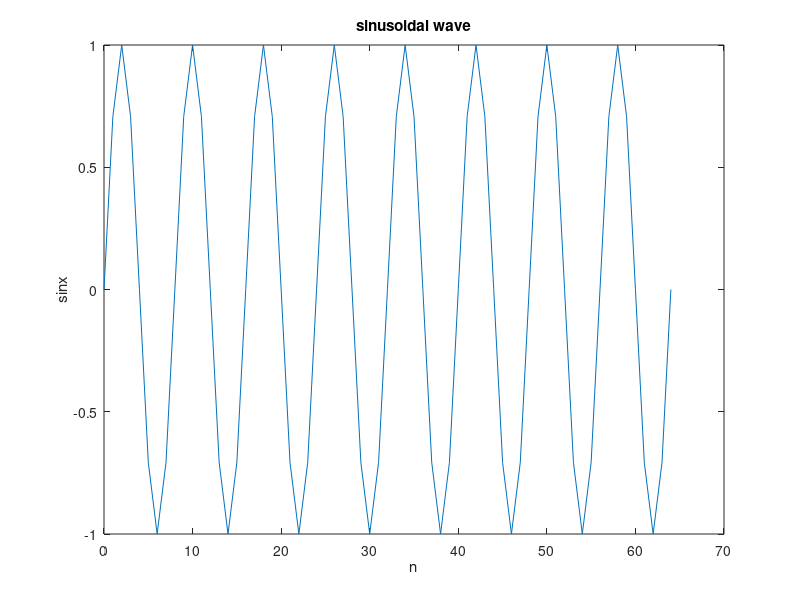

Source code (MATLAB):
clc;
clear;
n=0:64;
a=1;
f=1;
fs=8;
y=a*sin(2*pi*(f/fs)*n+0);
plot(y);plot(n,y);
xlabel('n');
ylabel('sinx');
title('sinusoidal wave');
